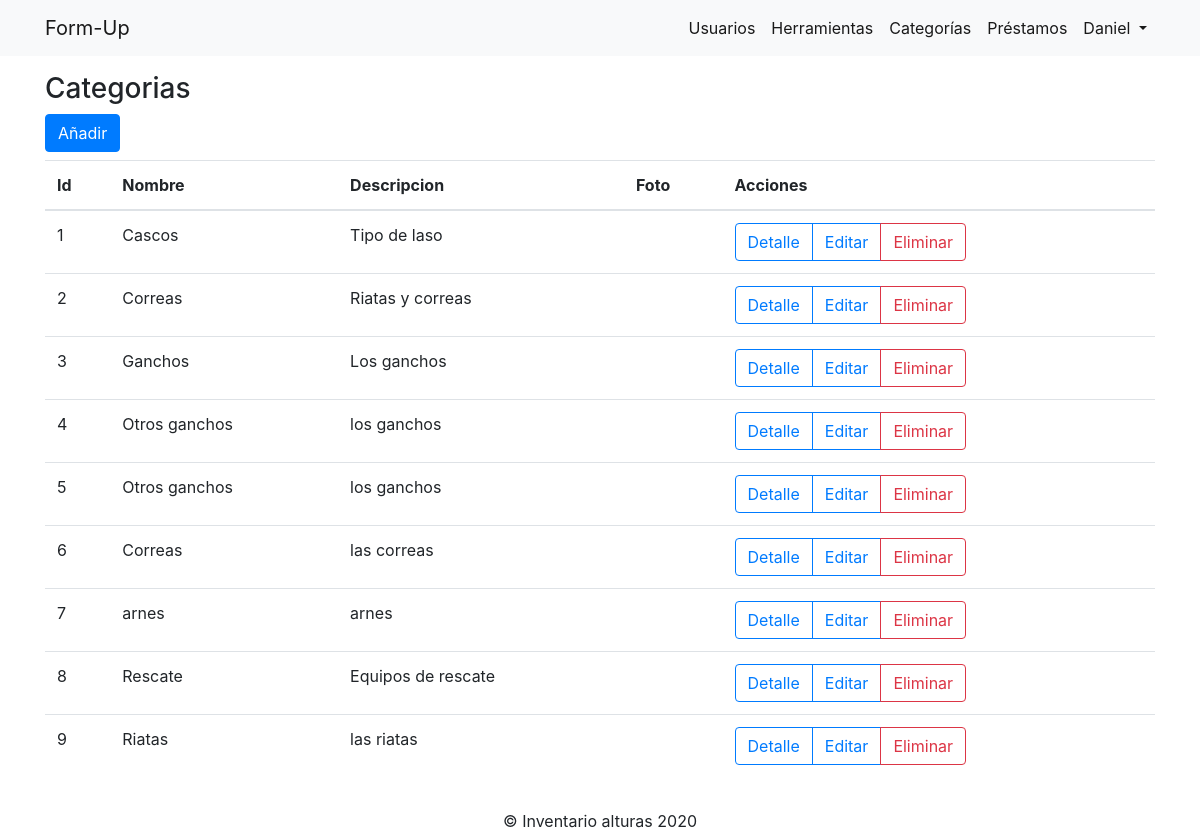
The app's page /index.php?controller=categories&action=index (signed in) with its own data.
### tables this page shows
CREATE TABLE `categorias` (
  `id` int(11) NOT NULL,
  `nombre` varchar(230) NOT NULL,
  `descripcion` varchar(230) NOT NULL,
  `foto` varchar(230) DEFAULT NULL
);

### controllers/CategoriesController.php (called while the page is built, shortened)
<?php
class CategoriesController extends BaseController{
    public function index()
    {
        $categoria_obj  = new Category();
        $all_categorias = $categoria_obj->getAll();
        require_once 'views/dashboard/categories/index.php';
    }
}

### core/Connection.php (called while the page is built, shortened)
<?php
abstract class Connection
{
    public function __construct()
    {
        try
        {
            $this->dbConnection = new PDO(DB_DRIVER . ':host=' . DB_HOST . ';dbname=' . DB_NAME, DB_USER, DB_PASS);
        } catch (PDOException $ex) {
            echo $ex->getMessage();
            die();
        }
    }
}
?>

### models/Category.php (called while the page is built, shortened)
<?php
 class Category extends BaseModel
 {
    public function __construct($id=null,$nombre=null,$descripcion=null,$foto=null)
    {
        $this->table="categorias";
    }
 }

### core/BaseModel.php (called while the page is built, shortened)
<?php
class BaseModel extends Connection
{
    protected $table;
    public function getAll()
    {
        try {
            $sql = $this->dbConnection->prepare("SELECT * FROM ".$this->table);
            $sql->execute();
            $resultSet = null;
            while ($row = $sql->fetch(PDO::FETCH_OBJ)) {
                $resultSet[] = $row;
            }
            return $resultSet;
        } catch (PDOException $ex) {
            echo $ex->getMessage();
            die();
        }
    }
}
?>

### views/dashboard/categories/index.php (the view, shortened to what this page needs)
<?php include_once 'views/layouts/header.php' ?>
<?php include_once 'views/layouts/navbar.php' ?>
<div class="container my-3">
    <div class="row">
        <div class="col">
            <h3>Categorias</h3>
        </div>
    </div>
    <div class="row">
        <div class="col">
            <a href="index.php?controller=categories&action=create" class="btn btn-primary mb-2">Añadir</a>
            <table class="table" id="table">
                <thead>
                    <tr>
                        <th>Id</th>
                        <th>Nombre</th>
                        <th>Descripcion</th>
                        <th>Foto</th>
                        <th>Acciones</th>
                    </tr>
                </thead>
                <tbody>
                    <?php if(count($all_categorias)>0){?>
                        <?php foreach($all_categorias as $row){?>
                            <tr>
                                <td><?php echo $row->id ?></td>
                                <td><?php echo $row->nombre ?></td>
                                <td><?php echo $row->descripcion ?></td>
                                <td><?php echo $row->foto ?></td>
                                <td>
                                    <div class="btn-group" role="group" aria-label="Basic example">
                                        <a href="index.php?controller=categories&action=detail&id=<?php echo $row->id ?>" class="btn btn-outline-primary">Detalle</a>
                                        <a href="index.php?controller=categories&action=edit&id=<?php echo $row->id ?>" class="btn btn-outline-primary">Editar</a>
                                        <a href="index.php?controller=categories&action=delete" class="btn btn-outline-danger">Eliminar</a>
                                    </div>
                                </td>
                            </tr>
                        <?php }?>
                    <?php }?>
                </tbody>
            </table>
        </div>
    </div>
</div>
<?php include_once 'views/layouts/footer.php' ?>

### records on screen
categorias: id "1", nombre "Cascos", descripcion "Tipo de laso"
categorias: id "2", nombre "Correas", descripcion "Riatas y correas"
categorias: id "3", nombre "Ganchos", descripcion "Los ganchos"
categorias: id "4", nombre "Otros ganchos", descripcion "los ganchos"
categorias: id "5", nombre "Otros ganchos", descripcion "los ganchos"
categorias: id "6", nombre "Correas", descripcion "las correas"
categorias: id "7", nombre "arnes", descripcion "arnes"
categorias: id "8", nombre "Rescate", descripcion "Equipos de rescate"
categorias: id "9", nombre "Riatas", descripcion "las riatas"

### other values on screen
$_SESSION['username'] "Daniel"
